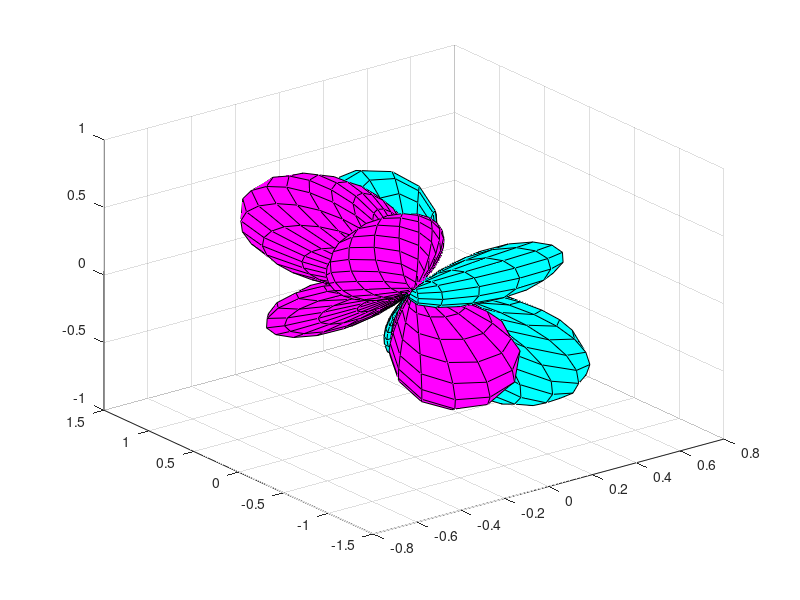

MATLAB code to generate this figure: (Note: this script raises an error after producing the figure.)
clear all

Mu1 = [0,0,1];
Mu2 = [0,1,0];
Mu3 = [0,1,0];

% Raman = [1,0,0;0,-5,0;0,0,10];
Raman = [5.5,0,-4.5;0,-5,0;-4.5,0,5.5];

N_Grid = 50;

phi   = linspace(0,2*pi,N_Grid);
theta = linspace(-pi/2,pi/2,N_Grid);
[Phi,Theta] = meshgrid(phi,theta);

T = Theta(:);
P = Phi(:);
V1 = [cos(T).*cos(P),cos(T).*sin(P),sin(T)];
V2 = V1;
% V2 = [-sin(T).*cos(P),-sin(T).*sin(P),cos(T)];

%% Tensor version, this can extend to N-dimesion 

% Raman only
% Expand index for tensor product between V1 and V2
% [I,J] = ndgrid(1:3,1:3);
% V1_V2_T = V1(:,I(:)).*V2(:,J(:)); % [N_Grid^2,3^2]
% 
% Rho = V1_V2_T*Raman(:); % [[N_Grid^2,3^2]] * [3^2,1]
% Rho = reshape(Rho,size(Theta)); % [N_Grid,N_Grid]

% Rmana*Mu 
% V3 = V2;
% [I_V1,I_V2,I_V3] = ndgrid(1:3,1:3,1:3);
% V1_V2_T = V1(:,I_V1(:)).*V2(:,I_V2(:)).*V3(:,I_V3(:)); % [N_Grid^2,3^3]
% 
% [I_R,I_M] = ndgrid(1:9,1:3);
% Chi = Raman(I_R(:)) .* Mu1(I_M(:))';
% 
% Rho = V1_V2_T*Chi; % [[N_Grid^2,3^3]] * [3^3,1]
% Rho = reshape(Rho,size(Theta)); % [N_Grid,N_Grid]

% Rmana*Mu*Mu*Mu
V3 = V2;
V4 = V2;
V5 = V2;

[I_V1,I_V2,I_V3,I_V4,I_V5] = ndgrid(1:3,1:3,1:3,1:3,1:3);
V1_V5_T = V1(:,I_V1(:)).*V2(:,I_V2(:)).*V3(:,I_V3(:)).*V4(:,I_V4(:)).*V5(:,I_V5(:)); % [N_Grid^2,3^5]

[I_R1,I_M2,I_M3,I_M4] = ndgrid(1:9,1:3,1:3,1:3);
Chi = Raman(I_R1(:)) .* Mu1(I_M2(:))' .* Mu2(I_M3(:))' .* Mu3(I_M4(:))';

Rho = V1_V5_T*Chi; % [[N_Grid^2,3^2]] * [3^2,1]
Rho = reshape(Rho,size(Theta)); % [N_Grid,N_Grid]


%% Original version, V'*Alpha*V
% Rho = sum((V1*Raman).*V2,2);
% Rho = reshape(Rho,size(Theta));

%% Making figure
[X,Y,Z] = sph2cart(Phi,Theta,abs(Rho));

hF =figure;
hAx = axes;

colormap('cool')
caxis([-1,1])

hSurf = surf(X,Y,Z,sign(Rho));

Transparency = 0.8;
% hSurf.EdgeColor = 'interp';
hSurf.FaceAlpha = Transparency;
hSurf.EdgeAlpha = Transparency;

axis equal
view([40,20]) 
hAx.XLabel.String = 'x';
hAx.YLabel.String = 'y';
hAx.ZLabel.String = 'z';
hAx.Box = 'on';